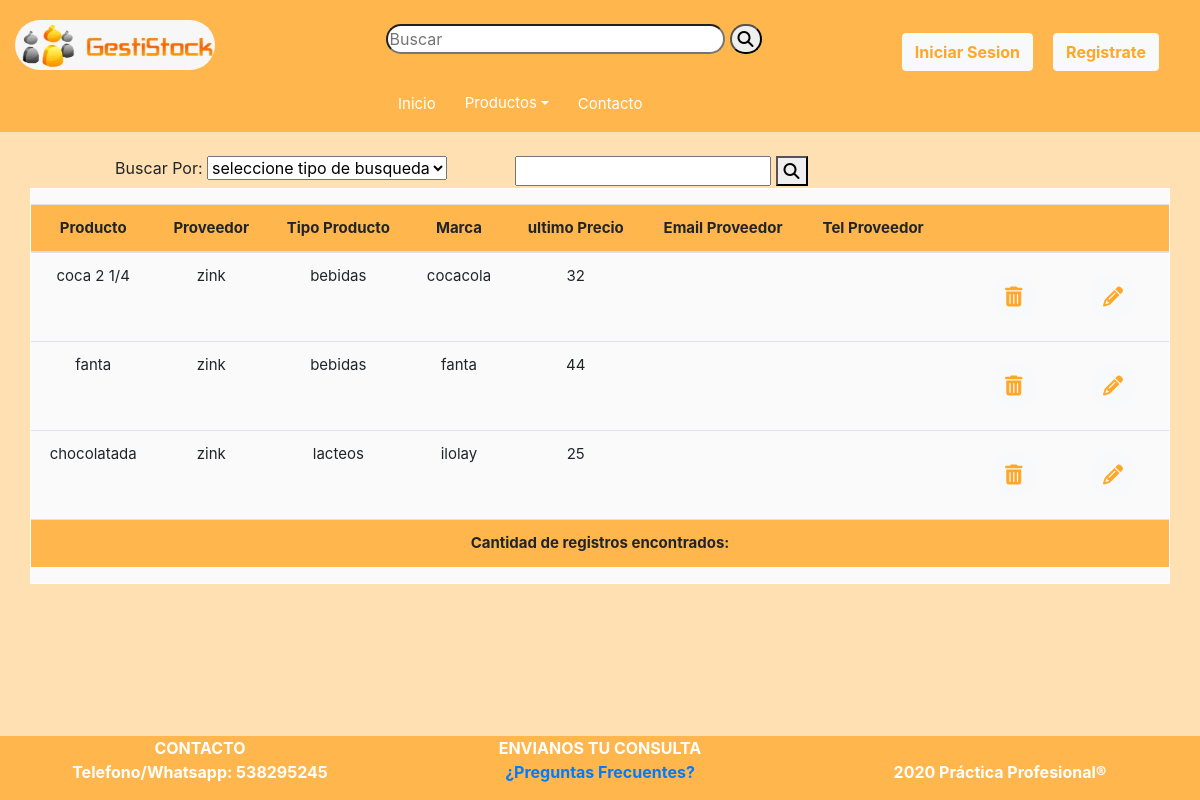
The page /Anteriores/listarProvProd.php on the database as committed earlier.
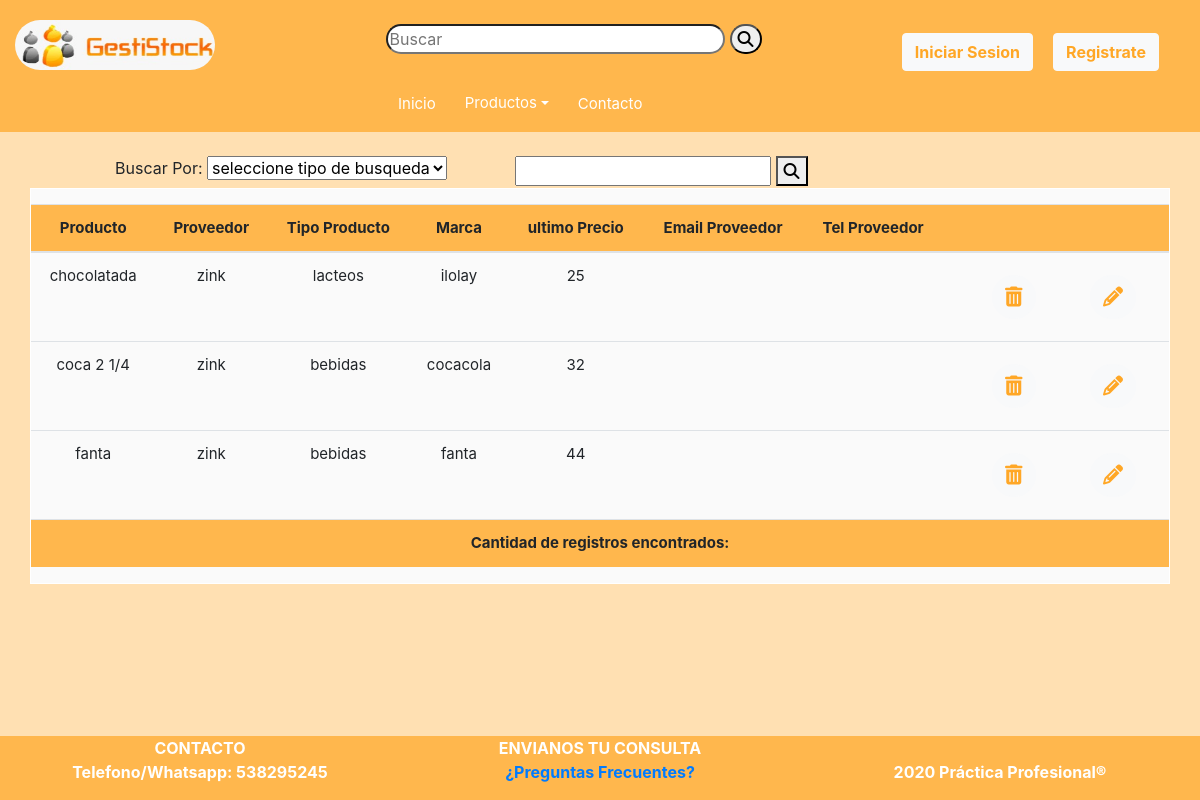
The same page on the database as committed later.
### tables this page shows
CREATE TABLE `productos` (
  `idProducto` int(11) NOT NULL,
  `descripcion` varchar(45) NOT NULL,
  `idPuestoFisico` int(11) NOT NULL,
  `imagen` varchar(45) NOT NULL,
  `Lote` varchar(45) NOT NULL,
  `fechaCaducidad` date NOT NULL,
  `cantidadProd` int(11) NOT NULL,
  `precio` float NOT NULL,
  `estado` varchar(100) NOT NULL
);

CREATE TABLE `proveedores` (
  `idProveedor` int(11) NOT NULL,
  `empresa` varchar(45) NOT NULL,
  `cuit` varchar(11) NOT NULL,
  `descripcion` varchar(200) NOT NULL
);

CREATE TABLE `tiposproductos` (
  `idTipoProducto` int(11) NOT NULL,
  `descripcion` varchar(45) NOT NULL
);

CREATE TABLE `marcas` (
  `idMarca` int(11) NOT NULL,
  `nombreMarca` varchar(45) NOT NULL
);

CREATE TABLE `productostpmarcas` (
  `idProducto` int(11) NOT NULL,
  `idProveedor` int(11) NOT NULL,
  `idTpMarca` int(11) NOT NULL,
  `precio` int(11) NOT NULL
);

### Anteriores/listarProvProd.php (the view, shortened to what this page needs)
<?php require ('header.php');
$consulta="SELECT p.idProducto,p.descripcion,pr.empresa, tpp.idTpMarca,tpp.precio, m.nombreMarca,tp.descripcion as tipoProducto FROM productos p
JOIN productostpmarcas tpp on p.idProducto=tpp.idProducto
JOIN proveedores pr on tpp.idProveedor=pr.idProveedor
JOIN tiposproductos_marcas tpm on tpm.idTpMarca=tpp.idTpMarca
JOIN marcas m on m.idMarca= tpm.idMarca
JOIN tiposproductos tp on tp.idTipoProducto=tpm.idTipoProducto
WHERE pr.empresa LIKE '%zink%'";
$query=mysqli_query($conexion,$consulta);
?>
<br>
<form action="listarProvProd.php" method="GET">
	<div class="row justify-content-center">
		<div class="col-md-4">
			<label>Buscar Por:</label>
			<select>
				<option value="0">
					seleccione tipo de busqueda
				</option>
			</select>
		</div>
		<div class="col-md-6">
			<input type="text" name="listarPP" id="listarPP">
			<button type="submit"><i class="fas fa-search"></i></i></button>
		</div>
	</div>
</form>
<div class="col-md-12">
	<div id="result" style="border: 1px solid white;overflow-y: scroll;background:#fafafa;padding-top:15px">
		<table class="table striped" style="background:#fafafa;height:300px">
			<thead>
				<th style="text-align: center;">Producto</th>
				<th style="text-align: center;">Proveedor</th>
				<th style="text-align: center;">Tipo Producto</th>
				<th style="text-align: center;">Marca</th>
				<th style="text-align: center;">ultimo Precio</th>
				<th style="text-align: center;">Email Proveedor</th>
				<th style="text-align: center;">Tel Proveedor</th>
				<th></th>
				<th></th>
				<th></th>
			</thead>
			<tbody>
				<?php while ($row=mysqli_fetch_array($query)): ?>
					<tr>
						<td style="text-align: center"><?php echo $row['descripcion'];?></td>
						<td style="text-align: center"><?php echo $row['empresa'];?></td>
						<td style="text-align: center"><?php echo $row['tipoProducto'];?></td>
						<td style="text-align: center"><?php echo $row['nombreMarca']; ?></td>
						<td style="text-align: center"><?php echo $row['precio'];?></td>
						<td style="text-align: center"><?php// echo $Telefono;?></td>
						<td></td>
						<td></td>
							<td><a href="#" style="border-radius:30px;font-size:20px" class="btn btn-light" data-toggle="modal" data-target="#info<?php echo $idPersona; ?>"><i class="fas fa-trash-alt"></i></a></td>
								<td>
									<form method="POST" action="modificarUsuario.php">
										<button style="border-radius:30px;font-size:20px" type="submit" name="idPersona" value="<?php echo $row['idPersona'];?>" class="btn btn-light"><i class="fas fa-pencil-alt"></i></button>
									</form>
								</td>
					</tr>
				<?php endwhile ?>
			</tbody>
			<tfoot>
				<tr align="center">
					<th colspan="12">Cantidad de registros encontrados: <?php// echo $total_usuarios?></th>
				</tr>
			</tfoot>
		</table>
	</div>
</div>
<?php require 'footer.php'; ?>

Rows that differ between the two databases and show on the page:
changed productos "chocolatada": moves up the list
